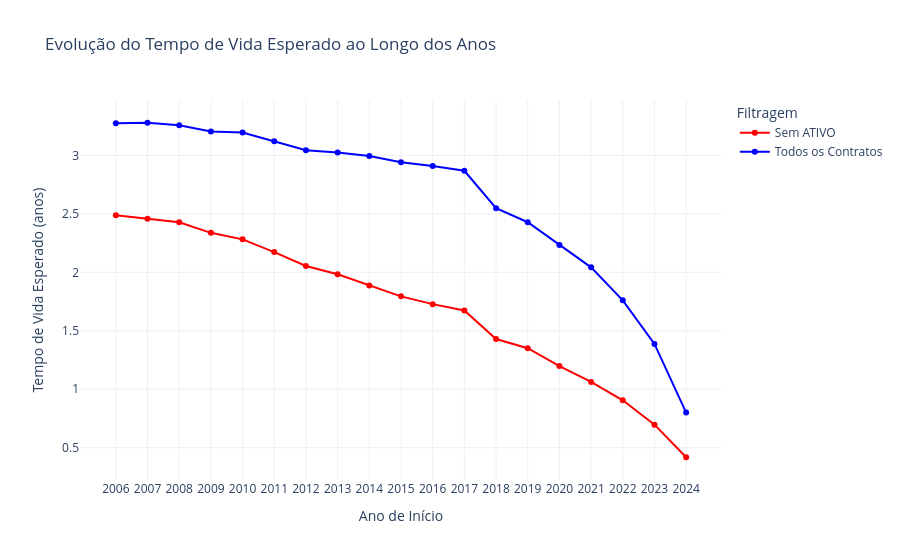

This figure's notebook cell:
### Code cell
analisar_sobrevivencia_kaplan_todos_boletos(tabela_nova_df)

### Figure 1 — Plotly figure (JSON) as saved in the notebook; plotly's stock layout.template omitted (floating-point values rounded to 4 significant figures)
{"data": [{"line": {"color": "red"}, "mode": "lines+markers", "name": "Sem ATIVO", "type": "scatter", "x": ["2006", "2007", "2008", "2009", "2010", "2011", "2012", "2013", "2014", "2015", "2016", "2017", "2018", "2019", "2020", "2021", "2022", "2023", "2024"], "y": [2.487, 2.458, 2.428, 2.338, 2.282, 2.173, 2.054, 1.984, 1.888, 1.794, 1.728, 1.674, 1.429, 1.351, 1.198, 1.062, 0.9057, 0.6969, 0.4183]}, {"line": {"color": "blue"}, "mode": "lines+markers", "name": "Todos os Contratos", "type": "scatter", "x": ["2006", "2007", "2008", "2009", "2010", "2011", "2012", "2013", "2014", "2015", "2016", "2017", "2018", "2019", "2020", "2021", "2022", "2023", "2024"], "y": [3.275, 3.279, 3.258, 3.204, 3.196, 3.121, 3.045, 3.025, 2.995, 2.942, 2.91, 2.869, 2.548, 2.429, 2.234, 2.043, 1.761, 1.387, 0.8001]}], "layout": {"legend": {"title": {"text": "Filtragem"}}, "title": {"text": "Evolução do Tempo de Vida Esperado ao Longo dos Anos"}, "xaxis": {"title": {"text": "Ano de Início"}}, "yaxis": {"title": {"text": "Tempo de Vida Esperado (anos)"}}}}
